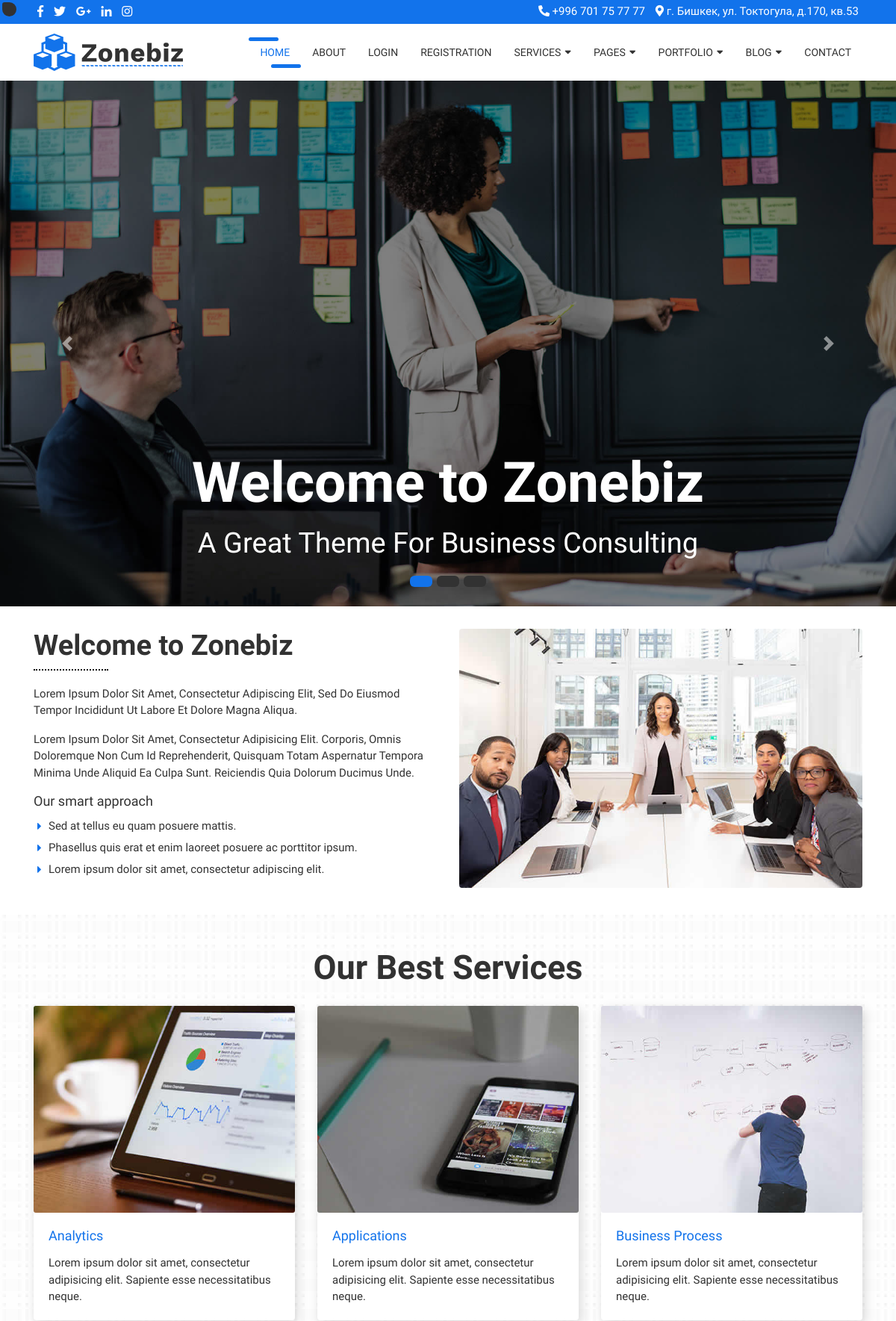
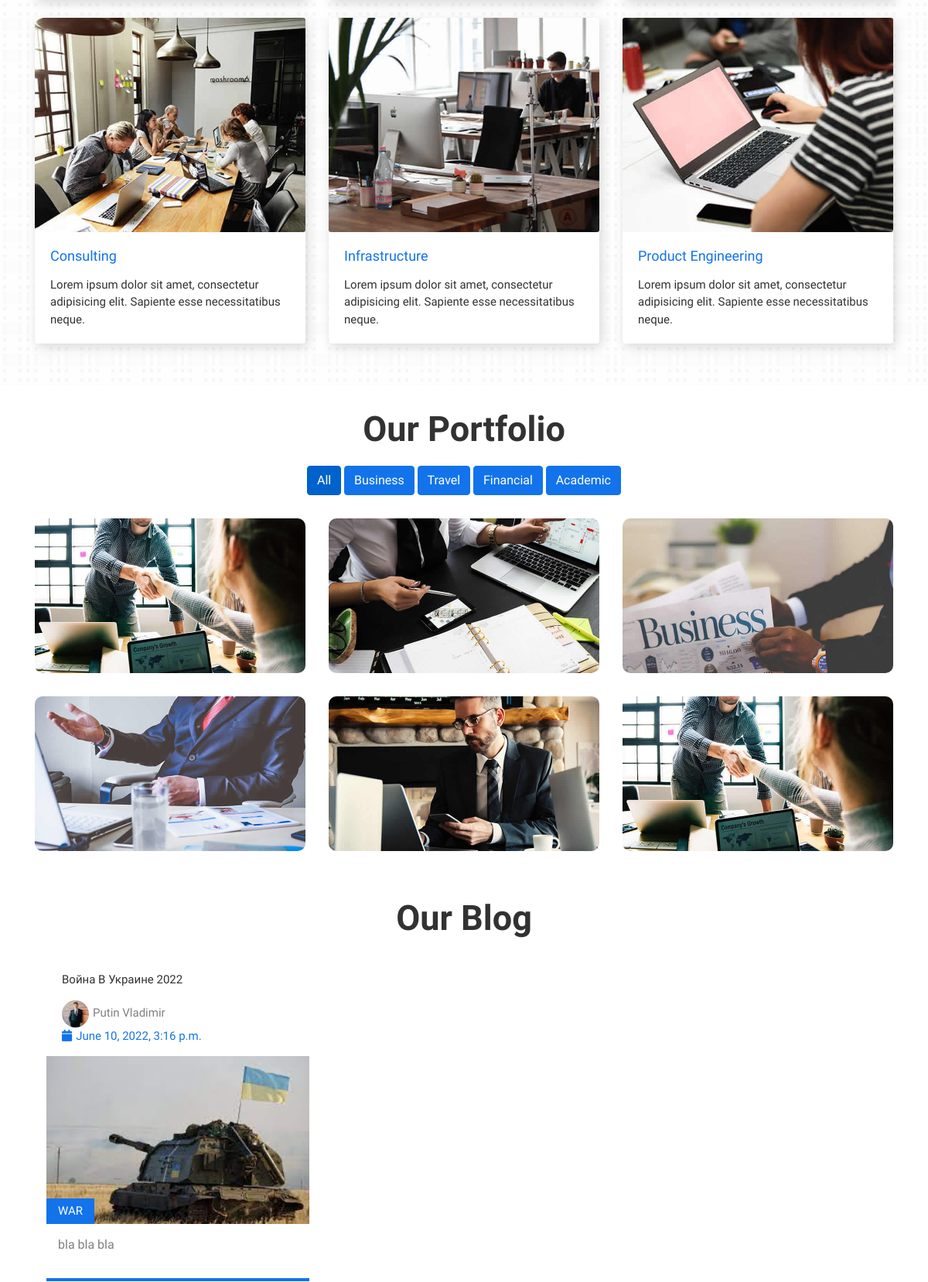
The page / (upper part) on the database its author committed (2 pictures, top to bottom).
### zonebiz/models.py (models this page shows, shortened)
class Blog(models.Model):
    title = models.CharField(max_length=100)
    image = models.ImageField(upload_to='image')
    content = models.TextField()
    category = models.CharField(max_length=100)
    published_date = models.DateTimeField(auto_now_add=False)
    author = models.CharField(max_length=100)
    authors_photo = models.ImageField(upload_to='image')

### zonebiz/views.py (the view)
# urls.py: path('', index, name='index'),
def index(request):
    blogs = Blog.objects.all()
    context = {
        'blogs': blogs,
    }
    return render(request, 'zonebiz/index.html', context)

### zonebiz/templates/zonebiz/index.html (shortened to what this page needs)
{% extends 'base.html' %}
{% load static %}
{% block content %}
    <header class="slider-main">
        <div id="carouselExampleIndicators" class="carousel slide carousel-fade" data-ride="carousel">
            <ol class="carousel-indicators">
               <li data-target="#carouselExampleIndicators" data-slide-to="0" class="active"></li>
               <li data-target="#carouselExampleIndicators" data-slide-to="1"></li>
               <li data-target="#carouselExampleIndicators" data-slide-to="2"></li>
            </ol>
            <div class="carousel-inner" role="listbox">
               <div class="carousel-item active" style="background-image: url('{% static 'images/slider-01.jpg' %}')">
                  <div class="carousel-caption d-none d-md-block">
                     <h3>Welcome to Zonebiz</h3>
                     <p>A Great Theme For Business Consulting</p>
                  </div>
               </div>
            </div>
            <a class="carousel-control-prev" href="#carouselExampleIndicators" role="button" data-slide="prev">
				<span class="carousel-control-prev-icon" aria-hidden="true"></span>
            </a>
            <a class="carousel-control-next" href="#carouselExampleIndicators" role="button" data-slide="next">
				<span class="carousel-control-next-icon" aria-hidden="true"></span>
            </a>
        </div>
    </header>
    <div class="container">
        <div class="about-main">
            <div class="row">
               <div class="col-lg-6">
                  <h2>Welcome to Zonebiz</h2>
                  <p>Lorem ipsum dolor sit amet, consectetur adipiscing elit, sed do eiusmod tempor incididunt ut labore et dolore magna aliqua.</p>
                  <p>Lorem ipsum dolor sit amet, consectetur adipisicing elit. Corporis, omnis doloremque non cum id reprehenderit, quisquam totam aspernatur tempora minima unde aliquid ea culpa sunt. Reiciendis quia dolorum ducimus unde.</p>
				  <h5>Our smart approach</h5>
                  <ul>
                     <li>Sed at tellus eu quam posuere mattis.</li>
                     <li>Phasellus quis erat et enim laoreet posuere ac porttitor ipsum.</li>
                     <li>Lorem ipsum dolor sit amet, consectetur adipiscing elit.</li>
                  </ul>
               </div>
               <div class="col-lg-6">
                  <img class="img-fluid rounded" src="{% static 'images/about-img.jpg' %}" alt="" />
               </div>
            </div>
        </div>
	</div>
	<div class="services-bar">
		<div class="container">
			<h1 class="py-4">Our Best Services </h1>
			<div class="row">
			   <div class="col-lg-4 mb-4">
					<div class="card h-100">
						<div class="card-img">
							<img class="img-fluid" src="{% static 'images/services-img-01.jpg' %}" alt="" />
						</div>
						<div class="card-body">
							<h4 class="card-header"> Analytics </h4>
							<p class="card-text">Lorem ipsum dolor sit amet, consectetur adipisicing elit. Sapiente esse necessitatibus neque.</p>
						</div>
					</div>
			   </div>
			   <div class="col-lg-4 mb-4">
					<div class="card h-100">
						<div class="card-img">
							<img class="img-fluid" src="{% static 'images/services-img-02.jpg' %}" alt="" />
						</div>
						<div class="card-body">
							<h4 class="card-header"> Applications </h4>
							<p class="card-text">Lorem ipsum dolor sit amet, consectetur adipisicing elit. Sapiente esse necessitatibus neque.</p>
						</div>
					</div>
			   </div>
			   <div class="col-lg-4 mb-4">
					<div class="card h-100">
						<div class="card-img">
							<img class="img-fluid" src="{% static 'images/services-img-03.jpg' %}" alt="" />
						</div>
						<div class="card-body">
							<h4 class="card-header"> Business Process </h4>
							<p class="card-text">Lorem ipsum dolor sit amet, consectetur adipisicing elit. Sapiente esse necessitatibus neque.</p>
						</div>
					</div>
			   </div>
			   <div class="col-lg-4 mb-4">
					<div class="card h-100">
						<div class="card-img">
							<img class="img-fluid" src="{% static 'images/services-img-04.jpg' %}" alt="" />
						</div>
						<div class="card-body">
							<h4 class="card-header"> Consulting </h4>
							<p class="card-text">Lorem ipsum dolor sit amet, consectetur adipisicing elit. Sapiente esse necessitatibus neque.</p>
						</div>
					</div>
			   </div>
			   <div class="col-lg-4 mb-4">
					<div class="card h-100">
						<div class="card-img">
							<img class="img-fluid" src="{% static 'images/services-img-05.jpg' %}" alt="" />
						</div>
						<div class="card-body">
							<h4 class="card-header"> Infrastructure </h4>
							<p class="card-text">Lorem ipsum dolor sit amet, consectetur adipisicing elit. Sapiente esse necessitatibus neque.</p>
						</div>
					</div>
			   </div>
			   <div class="col-lg-4 mb-4">
					<div class="card h-100">
						<div class="card-img">
							<img class="img-fluid" src="{% static 'images/services-img-06.jpg' %}" alt="" />
						</div>
						<div class="card-body">
							<h4 class="card-header"> Product Engineering </h4>
							<p class="card-text">Lorem ipsum dolor sit amet, consectetur adipisicing elit. Sapiente esse necessitatibus neque.</p>
						</div>
					</div>
			   </div>
			</div>
		</div>
	</div>
	<div class="container">
        <div class="portfolio-main">
            <h2>Our Portfolio</h2>
			<div class="col-lg-12">
				<div class="project-menu text-center">
					<button class="btn btn-primary active" data-filter="*">All</button>
					<button data-filter=".business" class="btn btn-primary">Business</button>
					<button data-filter=".travel" class="btn btn-primary">Travel</button>
					<button data-filter=".financial" class="btn btn-primary">Financial</button>
					<button data-filter=".academic" class="btn btn-primary">Academic</button>
				</div>
			</div>
            <div id="projects" class="projects-main row">
               <div class="col-lg-4 col-sm-6 pro-item portfolio-item financial">
                  <div class="card h-100">
                     <div class="card-img">
                        <a href="images/portfolio-img-01.jpg" data-fancybox="images">
                           <img class="card-img-top" src="{% static 'images/portfolio-img-01.jpg' %}" alt="" />
                        </a>
                     </div>
                  </div>
               </div>
               <div class="col-lg-4 col-sm-6 pro-item portfolio-item business academic">
                  <div class="card h-100">
                     <div class="card-img">
                        <a href="images/portfolio-img-02.jpg" data-fancybox="images">
                           <img class="card-img-top" src="{% static 'images/portfolio-img-02.jpg' %}" alt="" />
                        </a>
                     </div>
                  </div>
               </div>
               <div class="col-lg-4 col-sm-6 pro-item portfolio-item travel">
                  <div class="card h-100">
                     <div class="card-img">
                        <a href="images/portfolio-img-03.jpg" data-fancybox="images">
                           <img class="card-img-top" src="{% static 'images/portfolio-img-03.jpg' %}" alt="" />
                        </a>
                     </div>
                  </div>
               </div>
               <div class="col-lg-4 col-sm-6 pro-item portfolio-item business">
                  <div class="card h-100">
                     <div class="card-img">
                        <a href="images/portfolio-img-04.jpg" data-fancybox="images">
                           <img class="card-img-top" src="{% static 'images/portfolio-img-04.jpg' %}" alt="" />
                        </a>
                     </div>
                  </div>
               </div>
               <div class="col-lg-4 col-sm-6 pro-item portfolio-item travel">
                  <div class="card h-100">
                     <div class="card-img">
                        <a href="images/portfolio-img-05.jpg" data-fancybox="images">
                           <img class="card-img-top" src="{% static 'images/portfolio-img-05.jpg' %}" alt="" />
                        </a>
                     </div>
                  </div>
               </div>
               <div class="col-lg-4 col-sm-6 pro-item portfolio-item financial academic">
                  <div class="card h-100">
                     <div class="card-img">
                        <a href="images/portfolio-img-01.jpg" data-fancybox="images">
                           <img class="card-img-top" src="{% static 'images/portfolio-img-01.jpg' %}" alt="" />
                        </a>
                     </div>
                  </div>
               </div>
            </div>
        </div>
    </div>
	<div class="blog-slide">
		<div class="container">
			<h2>Our Blog</h2>
			    <div class="row">
                {% for blog in blogs %}
				<div class="col-lg-12">
					<div id="blog-slider" class="owl-carousel">
						<div class="post-slide">
							<div class="post-header">
								<h4 class="title">
									<a href="#">{{ blog.title }}</a>
								</h4>
								<ul class="post-bar">
									<li><img src="{{ blog.authors_photo.url }}" alt=""><a href="#">{{ blog.author }}</a></li>
									<li><i class="fa fa-calendar"></i>{{ blog.published_date }}</li>
								</ul>
							</div>
							<div class="pic">
								<img src="{{ blog.image.url }}" alt="">
								<ul class="post-category">
									<li><a href="#">{{ blog.category }}</a></li>
								</ul>
							</div>
							<p class="post-description">{{ blog.content }}</p>
						</div>
                    </div>
                </div>
                {% endfor %}
                </div>
		</div>
	</div>
{% endblock %}

### config/static/css/all.css (style rules this page uses)
.fa, .fas, .far, .fal, .fab { -moz-osx-font-smoothing: grayscale; -webkit-font-smoothing: antialiased; display: inline-block; font-style: normal; font-variant: normal; text-rendering: auto; line-height: 1; }
.fa-calendar:before { content: "\f133"; }
.fa, .fas { font-family: 'Font Awesome 5 Free'; font-weight: 900; }

### rows shown on the page
Blog: title "Война В Украине 2022", authors_photo (picture), author "Putin Vladimir", published_date "June 10, 2022, 3:16 p.m.", image (picture), category "WAR", content "bla bla bla"
